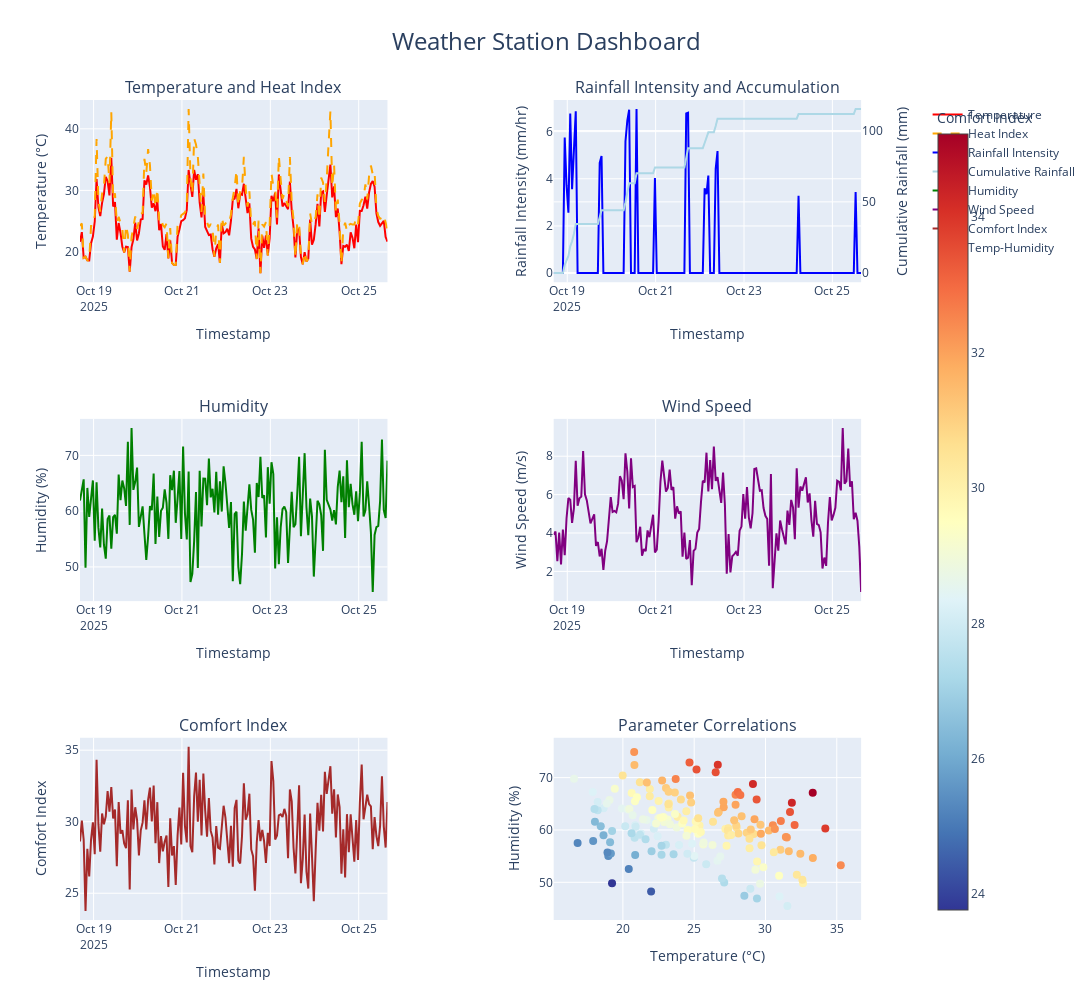

Notebook code for this chart:
### Markdown cell above
## 9. Interactive Time Series Dashboard

Create an interactive dashboard for visualizing all weather parameters using Plotly.

### Code cell
# Create an interactive dashboard using plotly
fig = make_subplots(
    rows=3, cols=2,
    subplot_titles=(
        'Temperature and Heat Index',
        'Rainfall Intensity and Accumulation',
        'Humidity',
        'Wind Speed',
        'Comfort Index',
        'Parameter Correlations'
    ),
    specs=[
        [{"secondary_y": True}, {"secondary_y": True}],
        [{"secondary_y": False}, {"secondary_y": False}],
        [{"secondary_y": False}, {"type": "scatter"}]
    ]
)

# 1. Temperature and Heat Index
fig.add_trace(
    go.Scatter(x=processed_df['timestamp'], y=processed_df['temperature'],
               name='Temperature', line=dict(color='red')),
    row=1, col=1
)
fig.add_trace(
    go.Scatter(x=processed_df['timestamp'], y=processed_df['heat_index'],
               name='Heat Index', line=dict(color='orange', dash='dash')),
    row=1, col=1
)

# 2. Rainfall
fig.add_trace(
    go.Scatter(x=processed_df['timestamp'], y=processed_df['rainfall_intensity'],
               name='Rainfall Intensity', line=dict(color='blue')),
    row=1, col=2
)
fig.add_trace(
    go.Scatter(x=processed_df['timestamp'], y=processed_df['cumulative_rainfall'],
               name='Cumulative Rainfall', line=dict(color='lightblue')),
    row=1, col=2, secondary_y=True
)

# 3. Humidity
fig.add_trace(
    go.Scatter(x=processed_df['timestamp'], y=processed_df['humidity'],
               name='Humidity', line=dict(color='green')),
    row=2, col=1
)

# 4. Wind Speed
fig.add_trace(
    go.Scatter(x=processed_df['timestamp'], y=processed_df['wind_speed'],
               name='Wind Speed', line=dict(color='purple')),
    row=2, col=2
)

# 5. Comfort Index
fig.add_trace(
    go.Scatter(x=processed_df['timestamp'], y=processed_df['comfort_index'],
               name='Comfort Index', line=dict(color='brown')),
    row=3, col=1
)

# 6. Parameter Correlations
# Create correlation scatter between temperature and humidity
fig.add_trace(
    go.Scatter(
        x=processed_df['temperature'],
        y=processed_df['humidity'],
        mode='markers',
        name='Temp-Humidity',
        marker=dict(
            size=8,
            color=processed_df['comfort_index'],
            colorscale='RdYlBu_r',
            showscale=True,
            colorbar=dict(title='Comfort Index')
        )
    ),
    row=3, col=2
)

# Update layout
fig.update_layout(
    height=1000,
    width=1200,
    showlegend=True,
    title_text="Weather Station Dashboard",
    title_x=0.5,
    title_font=dict(size=24)
)

# Update axes labels
fig.update_xaxes(title_text="Timestamp", row=1, col=1)
fig.update_xaxes(title_text="Timestamp", row=1, col=2)
fig.update_xaxes(title_text="Timestamp", row=2, col=1)
fig.update_xaxes(title_text="Timestamp", row=2, col=2)
fig.update_xaxes(title_text="Timestamp", row=3, col=1)
fig.update_xaxes(title_text="Temperature (°C)", row=3, col=2)

fig.update_yaxes(title_text="Temperature (°C)", row=1, col=1)
fig.update_yaxes(title_text="Rainfall Intensity (mm/hr)", row=1, col=2)
fig.update_yaxes(title_text="Cumulative Rainfall (mm)", secondary_y=True, row=1, col=2)
fig.update_yaxes(title_text="Humidity (%)", row=2, col=1)
fig.update_yaxes(title_text="Wind Speed (m/s)", row=2, col=2)
fig.update_yaxes(title_text="Comfort Index", row=3, col=1)
fig.update_yaxes(title_text="Humidity (%)", row=3, col=2)

# Show the interactive dashboard
fig.show()

# Print summary statistics
print("Weather Station Data Summary:")
print("-" * 50)
print(f"Data Period: {processed_df['timestamp'].min()} to {processed_df['timestamp'].max()}")
print(f"Total Records: {len(processed_df)}")
print("\nParameter Ranges:")
print("-" * 50)
for column in ['temperature', 'humidity', 'wind_speed', 'rainfall_intensity']:
    data = processed_df[column]
    print(f"\n{column.replace('_', ' ').title()}:")
    print(f"  Min: {data.min():.1f}")
    print(f"  Max: {data.max():.1f}")
    print(f"  Mean: {data.mean():.1f}")
    print(f"  Std Dev: {data.std():.1f}")

# Save the processed data to Analysis directory (with Non-Overwrite)
PROCESSED_DATA_FILE = get_next_filename(ANALYSIS_DIR, 'processed_weather_data', '.csv')
processed_df.to_csv(PROCESSED_DATA_FILE, index=False)
print(f"\n✓ Processed data saved to: {PROCESSED_DATA_FILE}")

### Figure 1 — Plotly figure (JSON) as saved in the notebook; plotly's stock layout.template omitted (floating-point values rounded to 4 significant figures; data arrays with more than 128 entries replaced by an {"elided": "..."} marker saying what was removed)
{"data": [{"line": {"color": "red"}, "name": "Temperature", "type": "scatter", "x": {"elided": "168 str values"}, "xaxis": "x", "y": {"elided": "168 float values"}, "yaxis": "y"}, {"line": {"color": "orange", "dash": "dash"}, "name": "Heat Index", "type": "scatter", "x": {"elided": "168 str values"}, "xaxis": "x", "y": {"elided": "168 float values"}, "yaxis": "y"}, {"line": {"color": "blue"}, "name": "Rainfall Intensity", "type": "scatter", "x": {"elided": "168 str values"}, "xaxis": "x2", "y": {"elided": "168 float values"}, "yaxis": "y3"}, {"line": {"color": "lightblue"}, "name": "Cumulative Rainfall", "type": "scatter", "x": {"elided": "168 str values"}, "xaxis": "x2", "y": {"elided": "168 float values"}, "yaxis": "y4"}, {"line": {"color": "green"}, "name": "Humidity", "type": "scatter", "x": {"elided": "168 str values"}, "xaxis": "x3", "y": {"elided": "168 float values"}, "yaxis": "y5"}, {"line": {"color": "purple"}, "name": "Wind Speed", "type": "scatter", "x": {"elided": "168 str values"}, "xaxis": "x4", "y": {"elided": "168 float values"}, "yaxis": "y6"}, {"line": {"color": "brown"}, "name": "Comfort Index", "type": "scatter", "x": {"elided": "168 str values"}, "xaxis": "x5", "y": {"elided": "168 float values"}, "yaxis": "y7"}, {"marker": {"color": {"elided": "168 float values"}, "colorbar": {"title": {"text": "Comfort Index"}}, "colorscale": [[0, "rgb(49,54,149)"], [0.1, "rgb(69,117,180)"], [0.2, "rgb(116,173,209)"], [0.3, "rgb(171,217,233)"], [0.4, "rgb(224,243,248)"], [0.5, "rgb(255,255,191)"], [0.6, "rgb(254,224,144)"], [0.7, "rgb(253,174,97)"], [0.8, "rgb(244,109,67)"], [0.9, "rgb(215,48,39)"], [1, "rgb(165,0,38)"]], "showscale": true, "size": 8}, "mode": "markers", "name": "Temp-Humidity", "type": "scatter", "x": {"elided": "168 float values"}, "xaxis": "x6", "y": {"elided": "168 float values"}, "yaxis": "y8"}], "layout": {"annotations": [{"font": {"size": 16}, "showarrow": false, "text": "Temperature and Heat Index", "x": 0.185, "xanchor": "center", "xref": "paper", "y": 1, "yanchor": "bottom", "yref": "paper"}, {"font": {"size": 16}, "showarrow": false, "text": "Rainfall Intensity and Accumulation", "x": 0.755, "xanchor": "center", "xref": "paper", "y": 1, "yanchor": "bottom", "yref": "paper"}, {"font": {"size": 16}, "showarrow": false, "text": "Humidity", "x": 0.185, "xanchor": "center", "xref": "paper", "y": 0.6111, "yanchor": "bottom", "yref": "paper"}, {"font": {"size": 16}, "showarrow": false, "text": "Wind Speed", "x": 0.755, "xanchor": "center", "xref": "paper", "y": 0.6111, "yanchor": "bottom", "yref": "paper"}, {"font": {"size": 16}, "showarrow": false, "text": "Comfort Index", "x": 0.185, "xanchor": "center", "xref": "paper", "y": 0.2222, "yanchor": "bottom", "yref": "paper"}, {"font": {"size": 16}, "showarrow": false, "text": "Parameter Correlations", "x": 0.755, "xanchor": "center", "xref": "paper", "y": 0.2222, "yanchor": "bottom", "yref": "paper"}], "height": 1000, "showlegend": true, "title": {"font": {"size": 24}, "text": "Weather Station Dashboard", "x": 0.5}, "width": 1200, "xaxis": {"anchor": "y", "domain": [0, 0.37], "title": {"text": "Timestamp"}}, "xaxis2": {"anchor": "y3", "domain": [0.57, 0.94], "title": {"text": "Timestamp"}}, "xaxis3": {"anchor": "y5", "domain": [0, 0.37], "title": {"text": "Timestamp"}}, "xaxis4": {"anchor": "y6", "domain": [0.57, 0.94], "title": {"text": "Timestamp"}}, "xaxis5": {"anchor": "y7", "domain": [0, 0.37], "title": {"text": "Timestamp"}}, "xaxis6": {"anchor": "y8", "domain": [0.57, 0.94], "title": {"text": "Temperature (°C)"}}, "yaxis": {"anchor": "x", "domain": [0.7778, 1], "title": {"text": "Temperature (°C)"}}, "yaxis2": {"anchor": "x", "overlaying": "y", "side": "right", "title": {"text": "Temperature (°C)"}}, "yaxis3": {"anchor": "x2", "domain": [0.7778, 1], "title": {"text": "Rainfall Intensity (mm/hr)"}}, "yaxis4": {"anchor": "x2", "overlaying": "y3", "side": "right", "title": {"text": "Cumulative Rainfall (mm)"}}, "yaxis5": {"anchor": "x3", "domain": [0.3889, 0.6111], "title": {"text": "Humidity (%)"}}, "yaxis6": {"anchor": "x4", "domain": [0.3889, 0.6111], "title": {"text": "Wind Speed (m/s)"}}, "yaxis7": {"anchor": "x5", "domain": [0, 0.2222], "title": {"text": "Comfort Index"}}, "yaxis8": {"anchor": "x6", "domain": [0, 0.2222], "title": {"text": "Humidity (%)"}}}}
